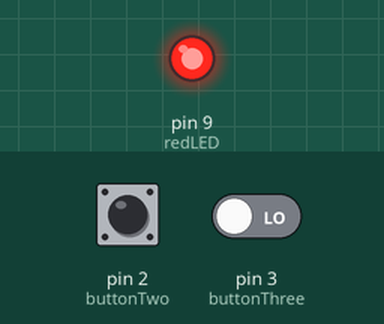
This sketch was run on a simulated Arduino Uno, built with avr-gcc and run on an emulated ATmega328P. Parts: output pins drawn as LEDs (lit = HIGH). The test bench sets the inputs (shaded band); at power-on: pin 2 (buttonTwo) LOW, pin 3 (buttonThree) LOW. What the sketch prints to the serial monitor is not drawn.

Above: at 1.2 s.
1.3 s: pin 2 (buttonTwo) pulled HIGH for 1 s
3.8 s: pin 2 (buttonTwo) driven HIGH and pin 3 (buttonThree) driven HIGH
Timing chart, 0 to 6.8 s (numbered marks = the images above; inputs shaded):
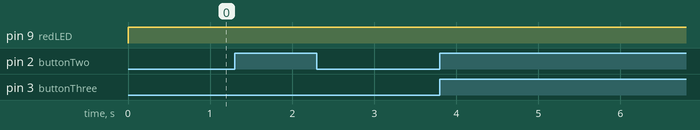

The sketch:

p5_test_light.ino
```cpp
int buttonTwo = 2;
int buttonThree = 3;
int redLED = 9;

void setup() {
    pinMode(buttonTwo, INPUT);
    pinMode(buttonThree, INPUT);
    pinMode(redLED, OUTPUT);
  Serial.begin(9600);

}

void loop() {

  digitalWrite(redLED, HIGH);
  if(digitalRead(buttonTwo) == 1 && digitalRead(buttonThree)== 1){
    Serial.println("both");
  }
  else if(digitalRead(buttonTwo) == 1){
    Serial.println(2);
  }
  else if(digitalRead(buttonThree) == 1){
    Serial.println(3);
  }

  delay(300);
}
```

Measured:
- after the input at 1.3 s, every drawn part: stays the same
- after the input at 3.8 s, every drawn part: stays the same
